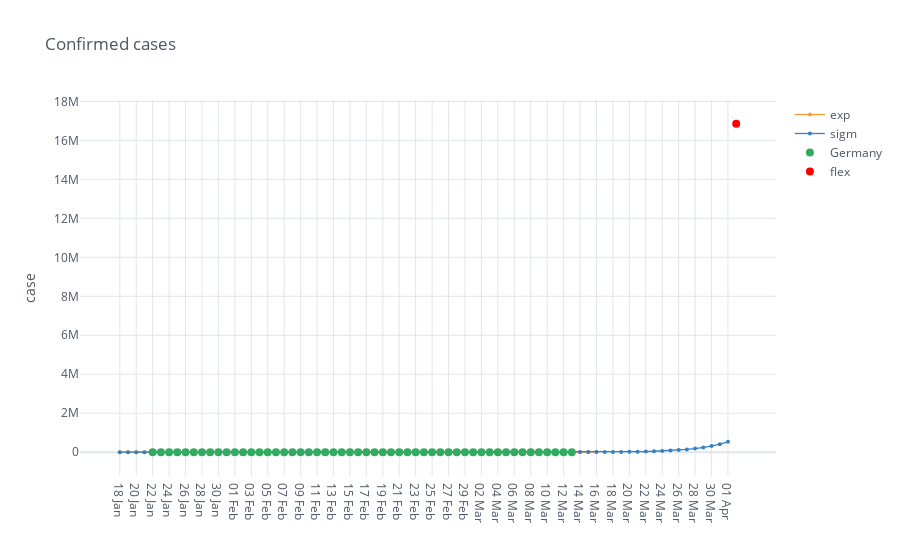

The notebook cell this image was saved under:
### Code cell
confirmed_cases = io.load_cases(io.get_filename_confirmed_cases(), [country])
# confirmed_cases
fig_analysis = mp.iplot_analysis_plot(confirmed_cases, title='Confirmed cases')
fig_analysis.show()

### Figure 1 — Plotly figure (JSON) as saved in the notebook; plotly's stock layout.template omitted (floating-point values rounded to 4 significant figures)
{"data": [{"line": {"color": "rgba(255, 153, 51, 1.0)", "dash": "solid", "shape": "linear", "width": 1.3}, "marker": {"size": 4, "symbol": "circle"}, "mode": "lines+markers", "name": "exp", "text": "", "type": "scatter", "x": ["18 Jan", "19 Jan", "20 Jan", "21 Jan", "22 Jan", "23 Jan", "24 Jan", "25 Jan", "26 Jan", "27 Jan", "28 Jan", "29 Jan", "30 Jan", "31 Jan", "01 Feb", "02 Feb", "03 Feb", "04 Feb", "05 Feb", "06 Feb", "07 Feb", "08 Feb", "09 Feb", "10 Feb", "11 Feb", "12 Feb", "13 Feb", "14 Feb", "15 Feb", "16 Feb", "17 Feb", "18 Feb", "19 Feb", "20 Feb", "21 Feb", "22 Feb", "23 Feb", "24 Feb", "25 Feb", "26 Feb", "27 Feb", "28 Feb", "29 Feb", "01 Mar", "02 Mar", "03 Mar", "04 Mar", "05 Mar", "06 Mar", "07 Mar", "08 Mar", "09 Mar", "10 Mar", "11 Mar", "12 Mar", "13 Mar", "14 Mar", "15 Mar", "16 Mar", "17 Mar", "18 Mar", "19 Mar", "20 Mar", "21 Mar", "22 Mar", "23 Mar", "24 Mar", "25 Mar", "26 Mar", "27 Mar", "28 Mar", "29 Mar", "30 Mar", "31 Mar", "01 Apr"], "y": [7.692, 7.693, 7.693, 7.694, 7.695, 7.696, 7.698, 7.7, 7.702, 7.706, 7.71, 7.716, 7.724, 7.734, 7.748, 7.765, 7.788, 7.818, 7.857, 7.907, 7.974, 8.061, 8.174, 8.323, 8.517, 8.771, 9.103, 9.537, 10.1, 10.84, 11.81, 13.08, 14.74, 16.9, 19.73, 23.43, 28.26, 34.58, 42.84, 53.64, 67.76, 86.21, 110.3, 141.9, 183.1, 236.9, 307.4, 399.4, 519.8, 677.1, 882.7, 1152.0, 1503.0, 1962.0, 2563.0, 3348.0, 4374.0, 5715.0, 7468.0, "", "", "", "", "", "", "", "", "", "", "", "", "", "", "", ""]}, {"line": {"color": "rgba(55, 128, 191, 1.0)", "dash": "solid", "shape": "linear", "width": 1.3}, "marker": {"size": 4, "symbol": "circle"}, "mode": "lines+markers", "name": "sigm", "text": "", "type": "scatter", "x": ["18 Jan", "19 Jan", "20 Jan", "21 Jan", "22 Jan", "23 Jan", "24 Jan", "25 Jan", "26 Jan", "27 Jan", "28 Jan", "29 Jan", "30 Jan", "31 Jan", "01 Feb", "02 Feb", "03 Feb", "04 Feb", "05 Feb", "06 Feb", "07 Feb", "08 Feb", "09 Feb", "10 Feb", "11 Feb", "12 Feb", "13 Feb", "14 Feb", "15 Feb", "16 Feb", "17 Feb", "18 Feb", "19 Feb", "20 Feb", "21 Feb", "22 Feb", "23 Feb", "24 Feb", "25 Feb", "26 Feb", "27 Feb", "28 Feb", "29 Feb", "01 Mar", "02 Mar", "03 Mar", "04 Mar", "05 Mar", "06 Mar", "07 Mar", "08 Mar", "09 Mar", "10 Mar", "11 Mar", "12 Mar", "13 Mar", "14 Mar", "15 Mar", "16 Mar", "17 Mar", "18 Mar", "19 Mar", "20 Mar", "21 Mar", "22 Mar", "23 Mar", "24 Mar", "25 Mar", "26 Mar", "27 Mar", "28 Mar", "29 Mar", "30 Mar", "31 Mar", "01 Apr"], "y": [7.694, 7.694, 7.695, 7.696, 7.697, 7.698, 7.699, 7.701, 7.704, 7.708, 7.712, 7.718, 7.726, 7.736, 7.749, 7.767, 7.79, 7.819, 7.858, 7.909, 7.976, 8.062, 8.176, 8.325, 8.519, 8.772, 9.104, 9.538, 10.1, 10.85, 11.81, 13.08, 14.74, 16.9, 19.73, 23.42, 28.26, 34.58, 42.83, 53.63, 67.74, 86.19, 110.3, 141.8, 183.0, 236.9, 307.3, 399.4, 519.7, 677.0, 882.6, 1151.0, 1503.0, 1962.0, 2562.0, 3347.0, 4373.0, 5714.0, 7467.0, 9757.0, 12750.0, 16660.0, 21780.0, 28460.0, 37190.0, 48600.0, 63500.0, 82960.0, 108400.0, 141500.0, 184700.0, 241100.0, 314500.0, 409900.0, 533800.0]}, {"line": {"color": "rgba(50, 171, 96, 1.0)", "dash": "solid", "shape": "linear", "width": 1.3}, "marker": {"size": 8, "symbol": "circle"}, "mode": "markers", "name": "Germany", "text": "", "type": "scatter", "x": ["18 Jan", "19 Jan", "20 Jan", "21 Jan", "22 Jan", "23 Jan", "24 Jan", "25 Jan", "26 Jan", "27 Jan", "28 Jan", "29 Jan", "30 Jan", "31 Jan", "01 Feb", "02 Feb", "03 Feb", "04 Feb", "05 Feb", "06 Feb", "07 Feb", "08 Feb", "09 Feb", "10 Feb", "11 Feb", "12 Feb", "13 Feb", "14 Feb", "15 Feb", "16 Feb", "17 Feb", "18 Feb", "19 Feb", "20 Feb", "21 Feb", "22 Feb", "23 Feb", "24 Feb", "25 Feb", "26 Feb", "27 Feb", "28 Feb", "29 Feb", "01 Mar", "02 Mar", "03 Mar", "04 Mar", "05 Mar", "06 Mar", "07 Mar", "08 Mar", "09 Mar", "10 Mar", "11 Mar", "12 Mar", "13 Mar", "14 Mar", "15 Mar", "16 Mar", "17 Mar", "18 Mar", "19 Mar", "20 Mar", "21 Mar", "22 Mar", "23 Mar", "24 Mar", "25 Mar", "26 Mar", "27 Mar", "28 Mar", "29 Mar", "30 Mar", "31 Mar", "01 Apr"], "y": ["", "", "", "", 0.0, 0.0, 0.0, 0.0, 0.0, 1.0, 4.0, 4.0, 4.0, 5.0, 8.0, 10.0, 12.0, 12.0, 12.0, 12.0, 13.0, 13.0, 14.0, 14.0, 16.0, 16.0, 16.0, 16.0, 16.0, 16.0, 16.0, 16.0, 16.0, 16.0, 16.0, 16.0, 16.0, 16.0, 17.0, 27.0, 46.0, 48.0, 79.0, 130.0, 159.0, 196.0, 262.0, 482.0, 670.0, 799.0, 1040.0, 1176.0, 1457.0, 1908.0, 2078.0, 3675.0, "", "", "", "", "", "", "", "", "", "", "", "", "", "", "", "", "", "", ""]}, {"marker": {"color": "rgba(255, 0, 0, 125)", "size": 8}, "mode": "markers", "name": "flex", "type": "scatter", "x": ["16 Apr"], "y": [16850000.0]}], "layout": {"legend": {"bgcolor": "#FFFFFF", "font": {"color": "#4D5663"}}, "paper_bgcolor": "#FFFFFF", "plot_bgcolor": "#FFFFFF", "title": {"font": {"color": "#4D5663"}, "text": "Confirmed cases"}, "xaxis": {"gridcolor": "#E1E5ED", "showgrid": true, "tickfont": {"color": "#4D5663"}, "title": {"font": {"color": "#4D5663"}, "text": ""}, "zerolinecolor": "#E1E5ED"}, "yaxis": {"gridcolor": "#E1E5ED", "showgrid": true, "tickfont": {"color": "#4D5663"}, "title": {"font": {"color": "#4D5663"}, "text": "case"}, "zerolinecolor": "#E1E5ED"}}}
